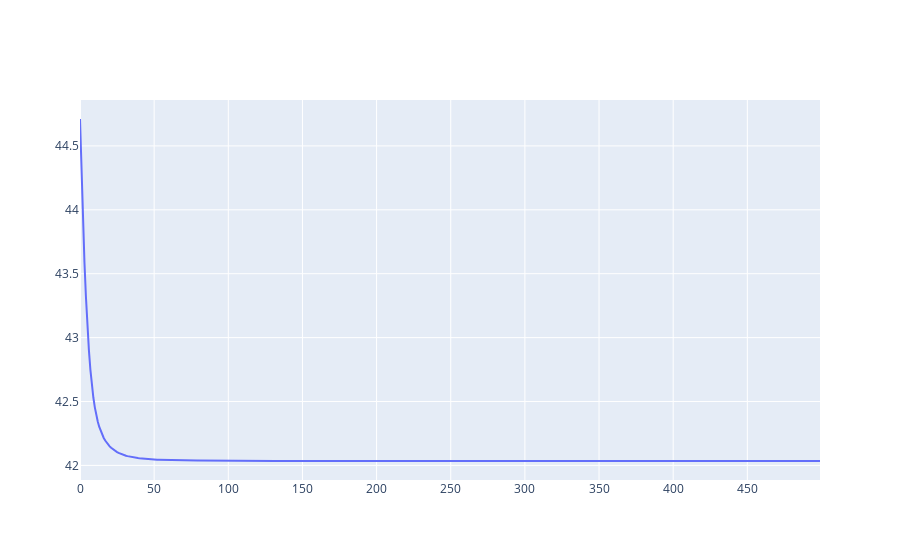

Source (notebook cell):
### Code cell
fig = go.Figure()

fig.add_trace(
    go.Scatter(y = reconstruction_errors)
)

fig.show()

### Figure 1 — Plotly figure (JSON) as saved in the notebook; plotly's stock layout.template omitted (floating-point values rounded to 4 significant figures; data arrays with more than 128 entries replaced by an {"elided": "..."} marker saying what was removed)
{"data": [{"type": "scatter", "y": {"elided": "500 float values"}}], "layout": {}}
